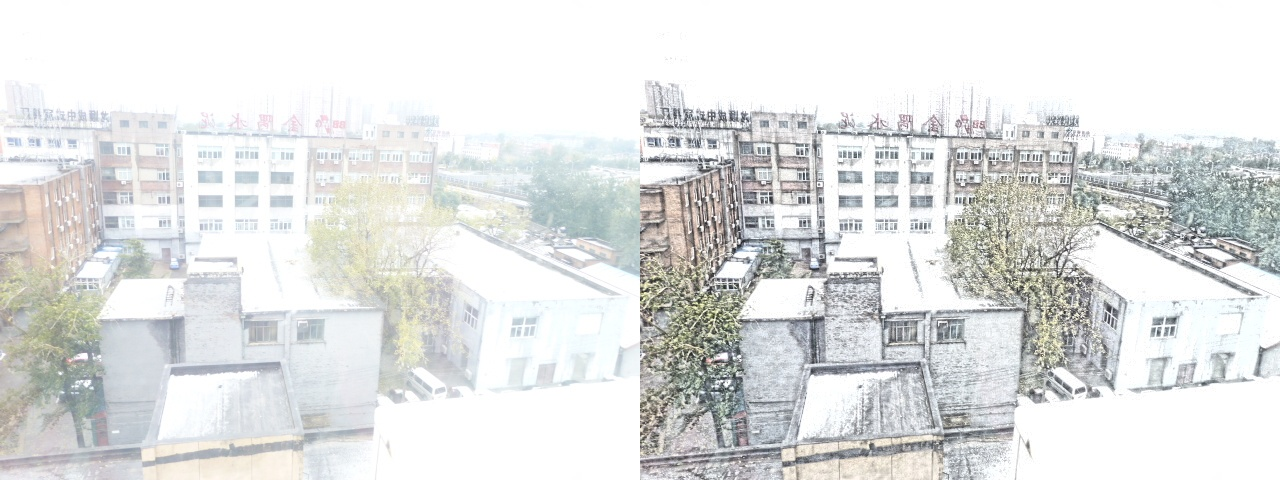
#> input picture art/sample01.jpg, 1280 x 480 px, found by its file name; the run also reads 1 picture not shown here
$ jupyter execute --allow-errors HE.ipynb
#> lines starting #> are read from the running program, lines starting #| are printed output that depends on the picture
[cell 1]
import matplotlib.pyplot as plt
import numpy as np
import cv2
import os

[cell 2]
img_str = 'sample01.jpg'

img = cv2.imread(img_str, cv2.IMREAD_COLOR)
#> img is the input picture: shape (480, 1280, 3); mean B, G, R 225.5, 225.9, 224.4
hist, bins = np.histogram(img.flatten(), 256, [0, 256])
#> hist = 256 values, max 705951 at index 255, min 0 at index 0, mean 7200; bins = 257 values from 0 to 256

cdf = hist.cumsum()
#> cdf = 256 values from 0 to 1843200
cdf_normalized = cdf * hist.max() / cdf.max()
#> cdf_normalized = 256 values from 0 to 705951

plt.figure(1)
plt.plot(cdf_normalized, color='b')
plt.hist(img.flatten(), 256, [0, 256], color = 'r')
plt.xlim([0, 256])
plt.legend(('cdf', 'histogram'), loc='upper left')
plt.show()
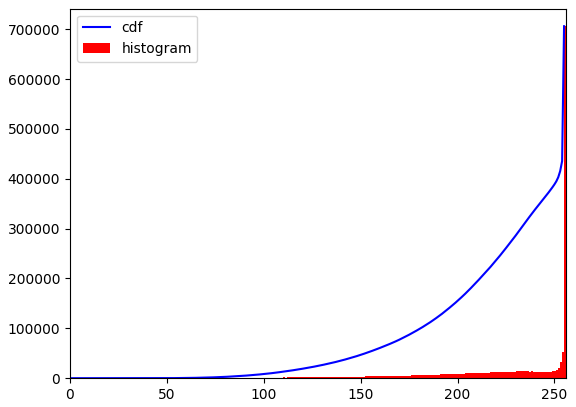
#> figure drawn by matplotlib, 1 panel; tallest bar 705951 high, from x = 255 to 256; curve peaks at x = 255, y = 705951

plt.imshow(img, cmap = 'viridis')

[cell 3]
# calculate cdf
cdf_m = np.ma.masked_equal(cdf, 0)
#将cdf值域map到0-255
cdf_m = (cdf_m - cdf_m.min())*255 / (cdf_m.max() - cdf_m.min())
cdf = np.ma.filled(cdf_m, 0).astype('uint8')
#> cdf = 256 values from 0 to 255

# mapping
img2 = cdf[img]
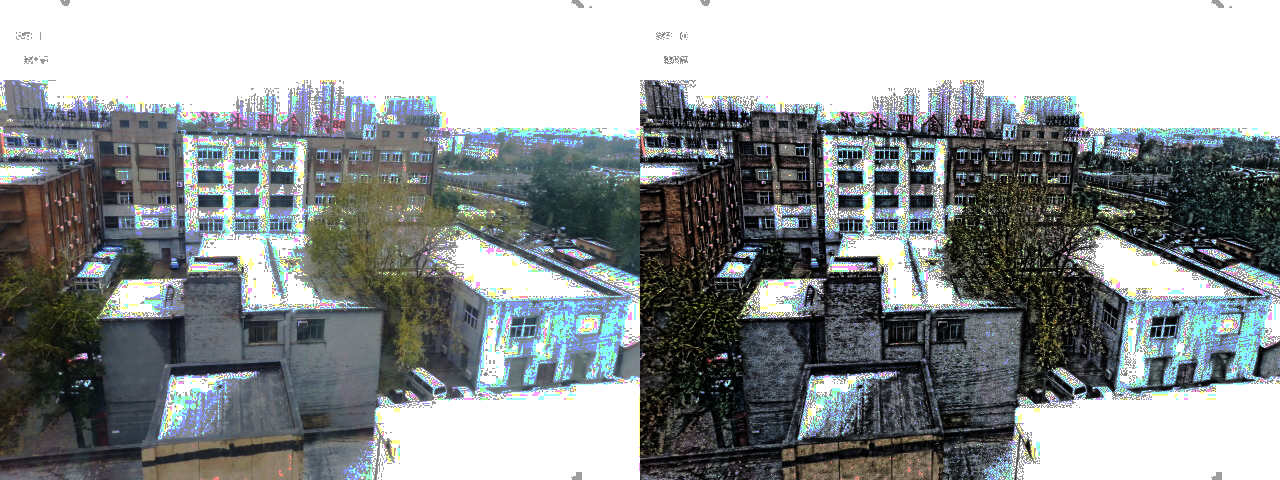
#> img2: shape (480, 1280, 3); mean B, G, R 149.3, 147.6, 142.4

res = np.hstack((img, img2))
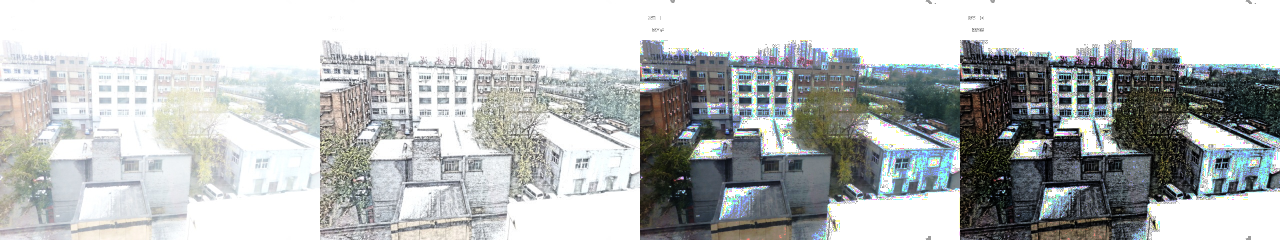
#> res: shape (480, 2560, 3) (shown at 1/2 size); mean B, G, R 187.4, 186.7, 183.4
cv2.imwrite(f'baseline/{img_str}', res)
plt.figure(figsize=(10,10))
plt.imshow(res, cmap="viridis")
cv2.imwrite('ll.jpg', res)
#> Out = True

[cell 4]
hist, bins = np.histogram(img2.flatten(), 256, [0, 256])
#> hist = 256 values, max 705951 at index 255, min 0 at index 49, mean 7200

cdf = hist.cumsum()
#> cdf = 256 values from 6954 to 1843200
cdf_normalized = cdf *hist.max() / cdf.max()
#> cdf_normalized = 256 values from 2663.4 to 705951

plt.plot(cdf_normalized, color='b')
plt.hist(img2.flatten(), 256, [0, 256], color = 'r')
plt.xlim([0, 256])
plt.ylim([0, 30000])
plt.legend(('cdf', 'histogram'), loc='upper left')
plt.show()
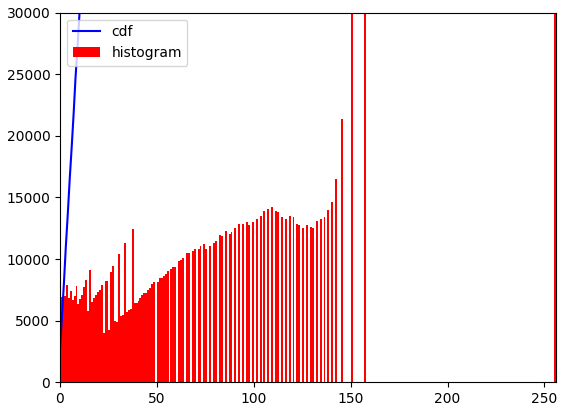
#> figure drawn by matplotlib, 1 panel; tallest bar 705951 high, from x = 255 to 256; curve peaks at x = 255, y = 705951

[cell 5]
def vanila_HE(img_str, path = 'baseline'):

    img = cv2.imread(img_str, cv2.IMREAD_COLOR)
    if img is None:
        return

    hist, bins = np.histogram(img.flatten(), 256, [0, 256])

    cdf = hist.cumsum()
    cdf_normalized = cdf * hist.max() / cdf.max()

    # calculate cdf
    cdf_m = cdf_normalized#np.ma.masked_equal(cdf, 0)
    #将cdf值域map到0-255
    cdf_m = (cdf_m - cdf_m.min())*255 / (cdf_m.max() - cdf_m.min())
    cdf = np.ma.filled(cdf_m, 0).astype('uint8')

    # mapping
    img2 = cdf[img]

    res = np.hstack((img, img2))
    cv2.imwrite(f'{path}/{img_str}', res)
    plt.figure(figsize=(10,10))
    plt.imshow(res, cmap="viridis")
    cv2.imwrite('ll.jpg', res)


for img in os.listdir('.'):

    vanila_HE(img)

[cell 6]
def biased_HE(img_str, alpha = 0.5, path = 'biased'):

    img = cv2.imread(img_str, cv2.IMREAD_COLOR)
    if img is None:
        return

    hist, bins = np.histogram(img.flatten(), 256, [0, 256])

    cdf = hist.cumsum()
    cdf_normalized = cdf * hist.max() / cdf.max()

    # calculate cdf
    cdf_m = cdf_normalized#np.ma.masked_equal(cdf, 0)
    #将cdf值域map到0-255
    cdf_m = (cdf_m - cdf_m.min())*255 / (cdf_m.max() - cdf_m.min())
    cdf = np.ma.filled(cdf_m, 0).astype('uint8')

    # mapping
    img2 = cdf[img] * alpha + (1 - alpha) * img

    res = np.hstack((img, img2))
    cv2.imwrite(f'{path}/{img_str}', res)
    plt.figure(figsize=(10,10))
    plt.imshow(res, cmap="viridis")
    cv2.imwrite('ll.jpg', res)


for img in os.listdir('.'):

    biased_HE(img, 0.5)

[cell 7]
image = cv2.imread('sample01.jpg')
#image = cv2.resize(image, (500, 600))
image = cv2.cvtColor(image, cv2.COLOR_BGR2GRAY)
clahe = cv2.createCLAHE(clipLimit = 5)
final_img = clahe.apply(image)
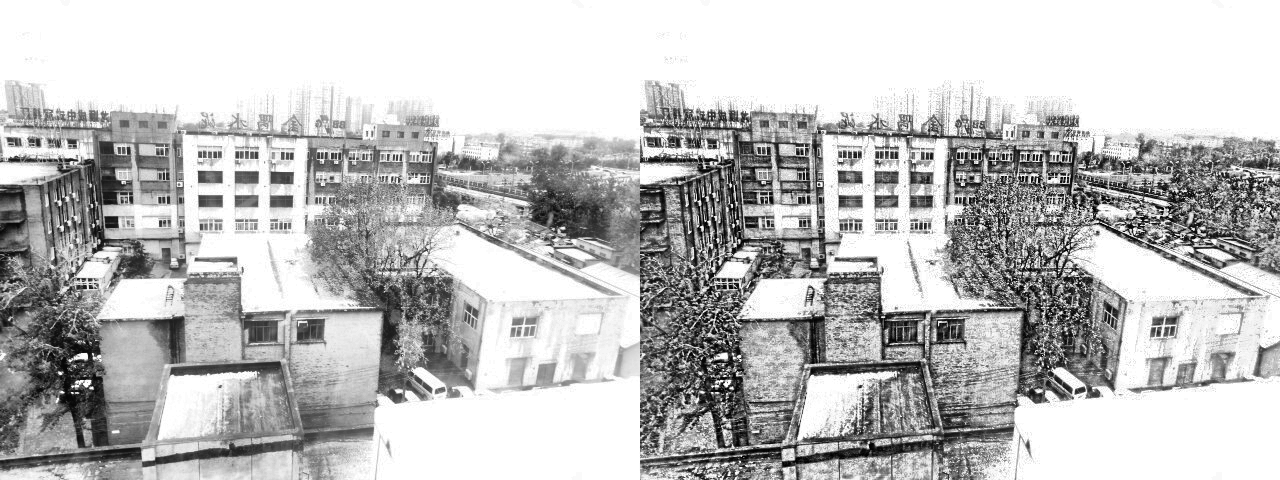
#> final_img: shape (480, 1280); min 0, max 255, mean 190.3
cv2.imshow("orig", image)
cv2.namedWindow('CLAHE image', cv2.WINDOW_NORMAL)
cv2.imshow("CLAHE image", final_img)
cv2.waitKey(0)
cv2.destroyAllWindows()
